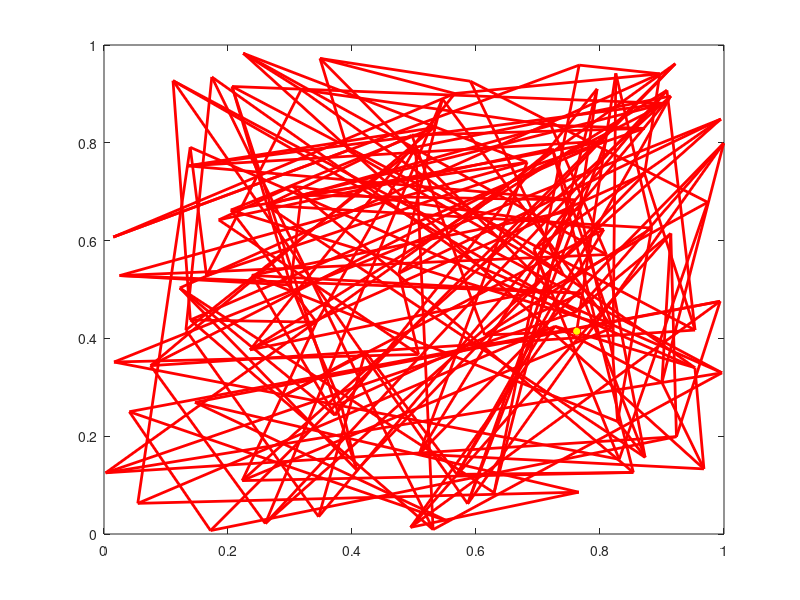

The MATLAB source for this figure: (Note: this script raises an error after producing the figure.)
% x = (1:5)';
% y = rand(5,1);
% bar(x,y)
% %# show X and Y coordinates
% text(x,y,strcat('(',num2str(x),',',num2str(y,2),')'),'horiz','center','vert','bottom')

%%
clc;
clear all;
close all;

%%
w1 = rand(10);
w2 = rand(10);

%%
figure(1)
plot(w1,w2,'r','linewidth',2)
hold on
plot(w1',w2','r','linewidth',2)
hold on
for m = 1:10
    for n = 1:10
        figure(1)
        hold on
        plot(w1(m,n),w2(m,n),'yo','MarkerSize',6,'MarkerEdgeColor','r','MarkerFaceColor','y');
        text(w1(m,n),w2(m,n),strcat('(',num2str(w1(m,n),2),',',num2str(w2(m,n),2),')'),'horiz','center','vert','bottom');
    end
end
        
